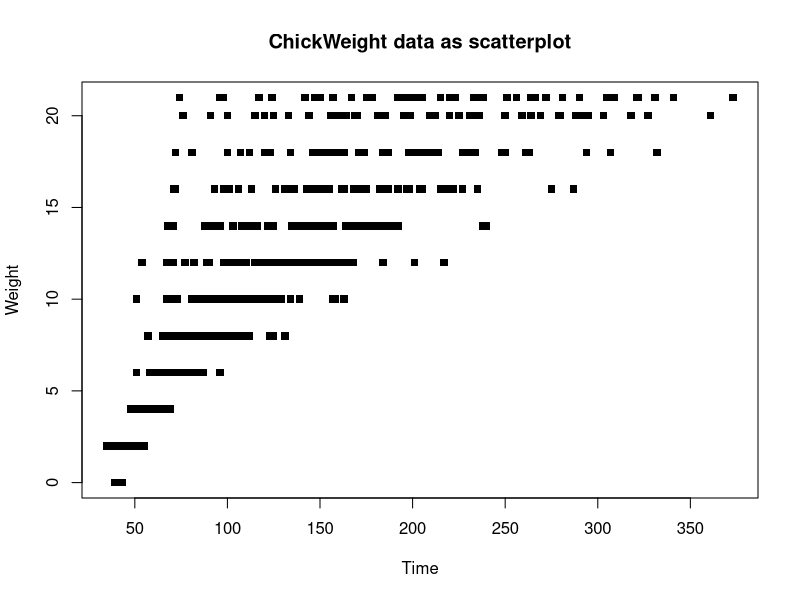

The R source for this figure:
dsB <- get("ChickWeight")

dim(dsB)
names(dsB)
str(dsB)

class(dsB)

weight = ChickWeight$weight
time = ChickWeight$Time
sapply(dsB, class)

correlation_coeff <- cor(weight, time)
correlation_coeff

plot(weight, time, main="ChickWeight data as scatterplot",
     type = "p", xlab = "Time", ylab = "Weight", pch=15)

